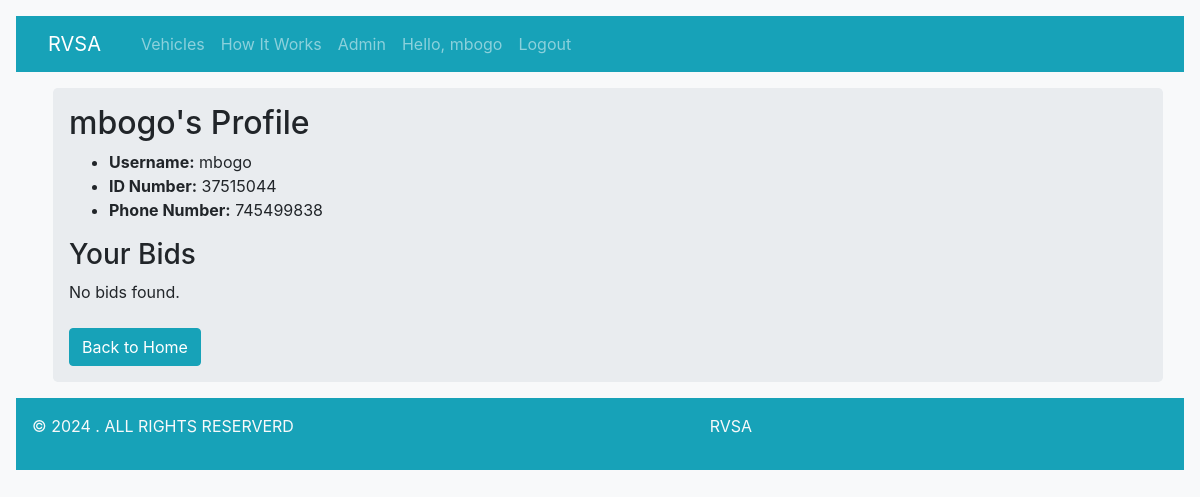
The page /profile/ (signed in) on the database as committed earlier.
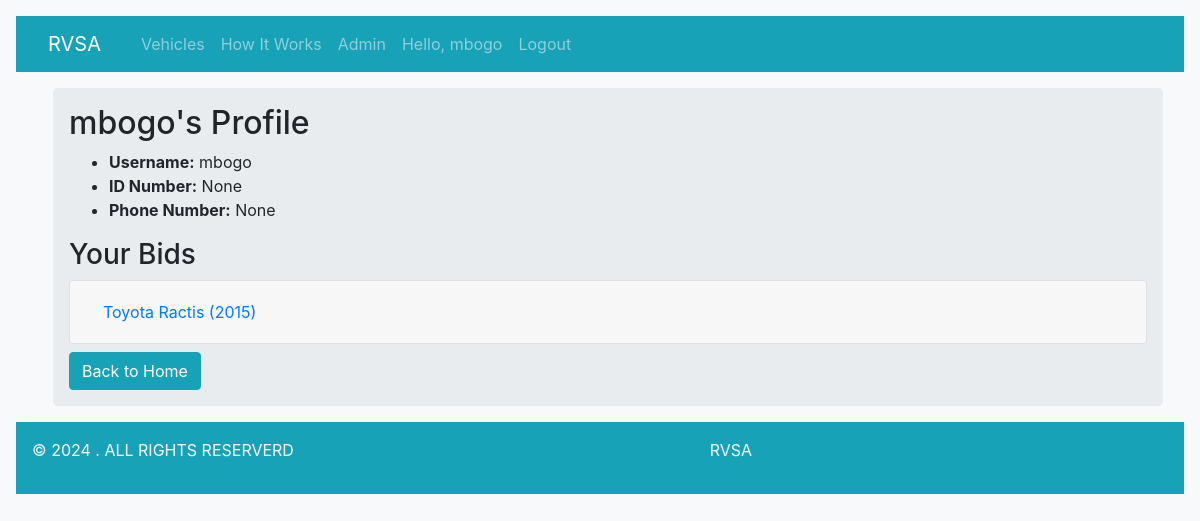
The same page on the database as committed later.
### users/models.py (models this page shows, shortened)
class Profile(models.Model):
    user = models.OneToOneField(
        User, on_delete=models.CASCADE
    )
    id_number = models.IntegerField(max_length=10,blank=False,null=True,unique=True)
    phone_number = models.IntegerField(max_length=10,blank=False,null=True,unique=True)

### vehicles/models.py (models this page shows, shortened)
class Vehicle(models.Model):
    BID_STATUS_CHOICES = [
        ('open', 'Open'),
        ('closed', 'Closed'),
        ('pending', 'Pending'),
    ]
    v_id = models.UUIDField(default=uuid.uuid4, editable=False, unique=True)
    registration_no = models.CharField(max_length=255)
    make = models.ForeignKey(VehicleMake, on_delete=models.CASCADE)
    model = models.ForeignKey(VehicleModel, on_delete=models.CASCADE)
    YOM = models.ForeignKey(ManufactureYear, on_delete=models.CASCADE)
    mileage = models.IntegerField(null=True, blank=True)
    created_at = models.DateTimeField(auto_now_add=True)
    updated_at = models.DateTimeField(auto_now=True)
    engine_cc = models.IntegerField()
    body_type = models.ForeignKey(VehicleBody, on_delete=models.CASCADE)
    fuel_type = models.ForeignKey(FuelType, on_delete=models.CASCADE)
    bid_status = models.CharField(max_length=10, choices=BID_STATUS_CHOICES, default='open')
    reserve_price = models.IntegerField()
    file = models.FileField(upload_to='images/',default='images/default-vehicle.png',blank=True)
    views = models.IntegerField(default=0)

class VehicleMake(models.Model):
    name = models.CharField(max_length=255)
    class Meta:
        verbose_name_plural = "Makes"
    def __str__(self):
            return self.name

class VehicleModel(models.Model):
    name = models.CharField(max_length=255)
    class Meta:
        verbose_name_plural = "Models"
    def __str__(self):
            return self.name

class ManufactureYear(models.Model):
    year = models.IntegerField()
    class Meta:
        verbose_name_plural = "Years of Manufacture"
    def __str__(self):
            return str(self.year)

### users/views.py (the view)
# urls.py: path('profile/', user_views.profile_page, name='profile'),
@login_required
def profile_page(request):
    profile = Profile.objects.get(user=request.user)
    user_bids = Bidding.objects.filter(user=request.user).select_related('vehicle')
    context = {
        'user_bids':user_bids,
        'profile': profile
    }
    return render(request, 'users/profile.html', context)

### users/templates/users/profile.html (shortened to what this page needs)
{% extends 'vehicles/base.html' %}
{% block content %}
<div class="container jumbotron p-3 m-2">
    <h2>{{ profile.user.username }}'s Profile</h2>
    <ul>
        <li><strong>Username:</strong> {{ profile.user.username }}</li>
        <li><strong>ID Number:</strong> {{ profile.id_number }}</li>
        <li><strong>Phone Number:</strong> {{ profile.phone_number }}</li>
    </ul>
    <h3>Your Bids</h3>
    {% if user_bids %}
        {% regroup user_bids by vehicle as vehicle_bids %}
        <div class="accordion" id="bidsAccordion">
            {% for group in vehicle_bids %}
                <div class="card">
                    <div class="card-header" id="heading{{ forloop.counter }}">
                        <h5 class="mb-0">
                            <button class="btn btn-link" type="button" data-toggle="collapse" data-target="#collapse{{ forloop.counter }}" aria-expanded="true" aria-controls="collapse{{ forloop.counter }}">
                                {{ group.grouper.make }} {{ group.grouper.model }} ({{ group.grouper.YOM }})
                            </button>
                        </h5>
                    </div>
                </div>
            {% endfor %}
        </div>
    {% else %}
        <p>No bids found.</p>
    {% endif %}
    <a href="{% url 'homepage' %}" class="btn btn-info mt-2">Back to Home</a>
</div>
{% endblock %}

Rows that differ between the two databases and show on the page:
changed Profile "mbogo": id_number "37515044" → "None"; phone_number "745499838" → "None"
now on this page (row edited): Vehicle: grouper.make "Toyota", grouper.model "Ractis", grouper.YOM "2015"
Other text that changed with them:
text no longer shown: "No bids found."
